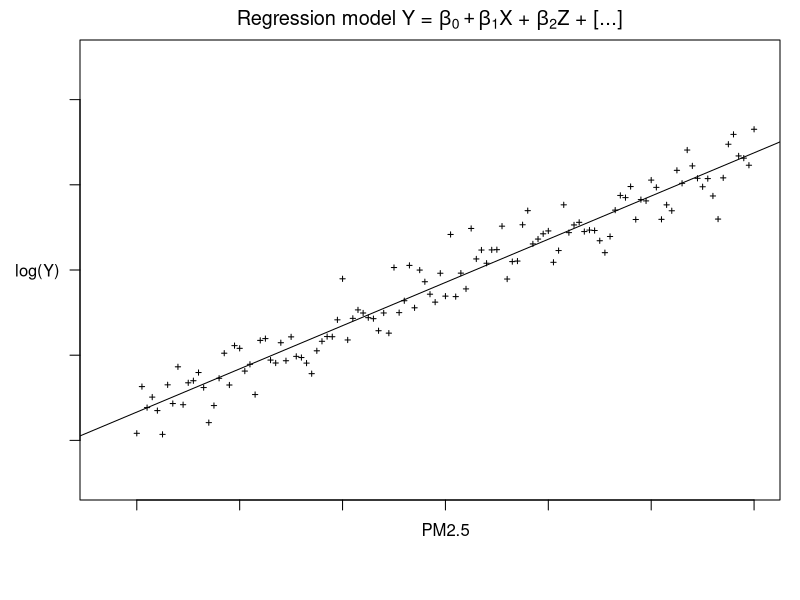

Recreate this plot in R.
#### name: general regression model with varying intercepts and varying slopes ####
## this example comes from https://github.com/ivanhanigan/spatiotemporal-multilevel-models
## 2_general_regression_vs_mixed_effects/intercepts_and_slopes_in_general_regression_Annotated.R

#### load and clean in data ####

dat <- read.csv("data/simulated_data.csv")
dat$z <- factor(dat$z)
## subset the data to just excluding group 3 
## this was only dropped to make it simpler

dat <- dat[dat$z != "group3",]
str(dat)

## remove factor levels that don't contain any data 

# table(dat$z)
# dat$z <- factor(dat$z)
# table(dat$z)
# 
# #### do exploratory work ####
# 
# str(dat)
# summary(dat)
# 
# #### do plot for exploration ####
# 
# plot(dat$x, dat$y)
# plot(dat$z, dat$y)
# par(mfrow = c(2,1), mar = c(2,2,1,1))
# plot(dat$x, dat$y)
# plot(dat$z, dat$y)
# dev.off()
# 
# plot(density(dat$y))
# 
# par(mfrow = c(2,1), mar = c(2,2,1,1))
# plot(dat$z, dat$y)
# with(dat, plot(x, y, col = z))
# legend("topleft", legend = c("group 1", "group 2"), fill = 1:2)
# 
# dev.off()
# 
# 
# #### do a linear model ####
# fit1 <- lm(y ~ x, data = dat)
# summary(fit1)
# 
# library(stargazer)
# stargazer(fit1, type = "text")
# ## the results show that both the intercept and x are significant, and the R2 is 0.12
# 
# #### do plotting linear model ####
# #### view the parameter estimates
# #### intercept and slope (coefficient is slope)
# fit1cf <- coefficients(fit1)
# ##fit1cf
# par(mar=c(4,4,2,1))
# with(dat, plot(x, y, col = z))
# abline(fit1cf[1], fit1cf[2])
# title(expression(paste("Y = ", beta[0] + beta[1] ,"X")))
# ## this is a wrong model! Because it's getting the middle and not capturing the difference in groups 

#### do build a plot manually ####
png("figures_and_tables/schematic_graph_of_loglinear_regression.png", res = 100, height = 600, width = 850)
par(mar = c(5,4,2,1))
plot(1, type="n", xlim=c(-0.3,6), ylim=c(-.5,0.5), xlab="", ylab="", axes = F)
axis(1, labels = F); axis(2, labels = F)
mtext("log(Y)", 2, 1 , at = 0, las = 2)
mtext("PM2.5", 1, 1 , at = 3)
  
#with(subset(dat, z == "group1"), points(x, y,  pch = 1, cex = .5))
with(subset(dat, z == "group2"), points(x, y, pch = 3, cex = .5))

# this plot can be bult into something awesome 

# the results suggest a a group level effect! So we can begin to build stratified model. 
# the intercept and slope can vary by group ie age / gender etc. 
# the effect of x on y is confounded by x. 


#### do interaction term (stratified model) ####

fit2  <- lm(y ~ (x * z), data = dat)

summary(fit2)
#stargazer(fit2, type = "text")
## what does the results mean? 

## x:zgroup2 - b3 - the term
# the difference of the slope between the two categories is significantly different. 
## following plot helps 

# so this model is a linear model however is times by the two groups (in an example case that could be agegroup or gender)
# results are much better - significant for all factors and R2 of 0.97

#### do plot the new model results ####

title(expression(paste("Regression model Y = ", beta[0] + beta[1],"X + ", beta[2], "Z + [...]")))

# y = a+b(x)+error  - slope of a line 


fit2cf <- coefficients(fit2)
b0 <- fit2cf[1]
b1 <- fit2cf[2]
b2 <- fit2cf[3]
b3 <- fit2cf[4]

fit2cf

## the interaction term allows you to ask if the impact of 'group' (ie gender) if it's modified / mediated by this group. 
#  different ways to test that - can compare the AIC or the BICs of the two models. (one with and one without the groups)

#abline(b0, b1)
# intecept b0 and slope b1
# this is the bottom flat line 

abline(b0+b2, b1+b3)
# this is the effect of going from b0 to 1
# thie second line (top) has an intecept that is greater than b0. it's the effectof adding b2 to b0. 

# 
# text(x = 2.8, y = 0.2, expression(paste("Y = (", beta[0] + beta[2],") + (", beta[1] + beta [3],")X when Z = group2")))
# text(x = 1.9, y = 0.1, expression(paste("Slope = ", beta[1] + beta[3])))
# 
# text(x = -0.3, y = -.75, expression(beta[0]))
# segments(0, b0, 0, b0+b2, lty = 1, col = 'grey', lwd = 6)
# 
# # b0 is the difference between b0 and b1. 
# 
# text(x = -0.3, y = -0.4, expression(beta[2]))
# segments(-.9, b0+b2, 0, b0+b2, lty = 3)
# 
# text(x = 3.57, y = -0.7,  expression(paste("Y = ", beta[0] + beta[1] ,"X when Z = group1")))
# text(x = 3, y = -0.8, expression(paste("Slope = ", beta[1])))
# 
# segments(-.9, b0, 0, b0, lty = 3)
# segments(0, b0+b2, 0, -1, lty = 3)

box()

dev.off()

